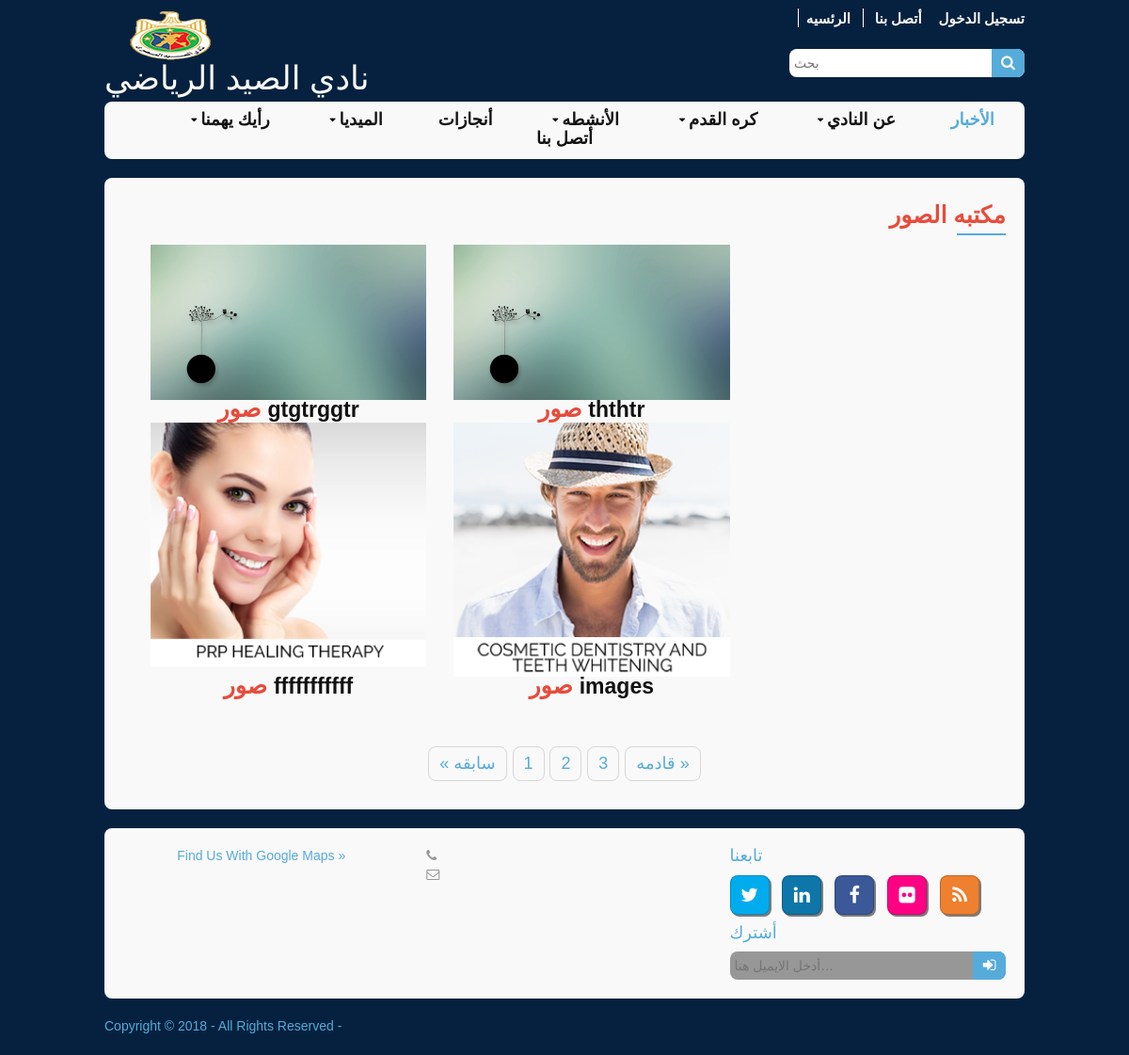
/home/gallery, run on the app's committed database.
### tables this page shows
CREATE TABLE `gallery` (
  `gallery_id` int(11) NOT NULL,
  `gallery_title` varchar(100) NOT NULL,
  `gallery_description` text NOT NULL,
  `gallery_images` varchar(100) NOT NULL
);

### application/modules/home/controllers/Home.php (called while the page is built, shortened)
<?php
class Home extends CI_Controller {
	function __construct() {
		$this->load->model('Home_model');
	}
    public function gallery(){
    	$data['result'] = $this->Home_model->get_data_by('setting');
    	$data['title_page'] = "البومات الصور";
    	$info['images']= $this->Home_model->get_data_by('gallery');
    	$query['query']=$this->Home_model->get_data_by('main');
    	$gallery_id=$_GET['id'];
    	if( $gallery_id != '' ) {
    		$image['images']= $this->Home_model->get_table_row('gallery',array('gallery_id'=>$gallery_id));
    		$this->load->view('header',$data);
    		$this->load->view('gallery_page',$image);
    		$this->load->view('footer',$query);
    	}else{
    		$this->load->view('header',$data);
    		$this->load->view('gallery',$info);
    		$this->load->view('footer',$query);
    	}
    }
}
?>

### index.php (called while the page is built, shortened)
<?php
require_once BASEPATH.'core/CodeIgniter.php';

### application/modules/home/models/Home_model.php (called while the page is built, shortened)
<?php
class Home_model extends CI_Model {
   function get_data_by($tableName='', $value='', $colum='',$condition='') {
   $this->db->select('*');
   $this->db->from($tableName);
   $query = $this->db->get();
   return $query->result();
 }
}

### application/modules/home/views/gallery.php (the view, shortened to what this page needs)
<div class="wrapper row3">
  <div class="rounded">
    <main class="container clear">
      <div id="gallery">
        <figure>
          <header class="head">مكتبه الصور</header>
          <div class="line"></div>
          <div class="group btmspace-50">
            <?php foreach($images as $images) {?>
              <div class="one_third">
                <a id=" " href="<?php echo base_url();?>home/gallery?id=<?php echo $images->gallery_id;?>" >
                  <?php  $photo=unserialize($images->gallery_images);?>
                  <img src="<?php echo base_url();?>assets/images/<?php echo $photo[0];?>"></a>
                  <center> <span class="head">صور </span><span class="Pbalck_thrTwo" ><?php echo $images->gallery_title;?></span></center>
                </div>
              <?php }?>
            </div>
          </figure>
        </div>
        <nav class="pagination">
          <ul>
            <li><a href="#"> سابقه &raquo;</a></li>
            <li><a href="#">1</a></li>
            <li><a href="#">2</a></li>
            <li><a href="#">3</a></li>
            <li><a href="#">&laquo; قادمه </a></li>
          </ul>
        </nav>
      </main>
    </div>
  </div>

### assets/layout/styles/style.css (style rules this page uses)
#portfolio .head,.loginscreen .headlogin, #gallery figure .head,.rounded .container.clear .head { text-align: right; color: #e74c3c; font-weight: bold; font-size: 25px; }
#portfolio .line,.loginscreen .linelogin,#gallery figure .line, .rounded .container.clear .line { border: 1px solid #55ABDA; width: 50px; float: right; margin-top: 10px; }
#gallery figure .line,.rounded .container.clear .line { margin-bottom: 10px }
ul li { direction: rtl; color: #111; font-family: sans-serif; font-size: 18px; text-align: right; font-weight: 600; margin-right: 20px; }
.Pbalck_thrTwo { color: #111; font-size: 23px; font-weight: bold; }
.one_third { margin-bottom: 40px }

### assets/layout/styles/layout.css (style rules this page uses)
.container { padding:20px 10px; }
nav ul, nav ol { margin:0; padding:0; list-style:none; }
.pagination { display:block; width:100%; text-align:center; clear:both; }
.pagination li { display:inline-block; margin:0 2px 0 0; }
.pagination li:last-child { margin-right:0; }
.pagination a, .pagination strong { display:block; padding:8px 11px; border:1px solid; font-weight:normal; background-clip:padding-box; }
#gallery { display:block; width:100%; margin-bottom:50px; }
.rounded, input, button, textarea, #header input, #footer input, #slide-wrapper figcaption, .avatar, #comments li, .faico a, #twitter, .pagination a, .pagination strong { border-radius:8px; }
body { color:#F9F9F9; background-color:#06213F; }
a { color:#55ABDA; }
.rounded { color:inherit; background-color:#F9F9F9; }
.row3 { color:#979797; background-color:inherit; }
.pagination a, .pagination strong { border-color:#D7D7D7; }
@media screen and (min-width:978px) { .wrapper { max-width:978px; } }

### assets/layout/styles/framework.css (style rules this page uses)
html { overflow-y:scroll; }
body { margin:0; padding:0; font-size:14px; line-height:1.4em; }
.clear, .group { display:block; }
.clear::before, .clear::after, .group::before, .group::after { display:table; content:""; }
.clear, .clear::after, .group, .group::after { clear:both; }
a { outline:none; text-decoration:none; }
img { width:auto; max-width:100%; height:auto; margin:0; padding:0; border:none; line-height:normal; vertical-align:middle; box-sizing:border-box; }
body, h1, h2, h3, h4, h5, h6, .heading { font-family:sans-serif }
.wrapper { display:block; margin:0 auto 20px; text-align:left; word-wrap:break-word; }
.rounded, #topbar, #header, #mainav, #slider, .container, #footer, #copyright { display:block; width:100%; box-sizing:border-box; }
.rounded { margin:0; padding:10px; }
address, article, aside, figcaption, figure, footer, header, main, nav, section { display:block; margin:0; padding:0; }
.one_half, .one_third, .two_third, .one_quarter, .two_quarter, .three_quarter,.one_quart,.three__quarter,.one__quarter { display:inline-block; float:left; margin:0 0 0 3.06748466257669%; list-style:none; box-sizing:border-box; }
.one_third { width:31.28834355828221%; }
.btmspace-50 { margin-bottom:50px; }

### data on the page
gallery: gallery_title "gtgtrggtr"
gallery: gallery_title "ththtr"
gallery: shows a picture, gallery_title "fffffffffff"
gallery: shows a picture, gallery_title "images"
